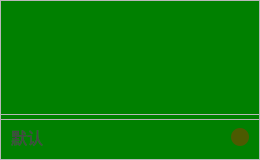
<?xml version="1.0" encoding="UTF-8"?>
<ui version="4.0">
 <class>container</class>
 <widget class="QWidget" name="container">
  <property name="geometry">
   <rect>
    <x>0</x>
    <y>0</y>
    <width>260</width>
    <height>160</height>
   </rect>
  </property>
  <property name="minimumSize">
   <size>
    <width>260</width>
    <height>160</height>
   </size>
  </property>
  <property name="maximumSize">
   <size>
    <width>260</width>
    <height>160</height>
   </size>
  </property>
  <property name="windowTitle">
   <string>Form</string>
  </property>
  <property name="styleSheet">
   <string notr="true">#container {
	border-radius: 12px;
	background-color: green;
}</string>
  </property>
  <layout class="QVBoxLayout" name="verticalLayout">
   <property name="spacing">
    <number>0</number>
   </property>
   <property name="leftMargin">
    <number>0</number>
   </property>
   <property name="topMargin">
    <number>0</number>
   </property>
   <property name="rightMargin">
    <number>0</number>
   </property>
   <property name="bottomMargin">
    <number>0</number>
   </property>
   <item>
    <widget class="QFrame" name="top">
     <property name="minimumSize">
      <size>
       <width>0</width>
       <height>120</height>
      </size>
     </property>
     <property name="maximumSize">
      <size>
       <width>16777215</width>
       <height>120</height>
      </size>
     </property>
     <property name="styleSheet">
      <string notr="true">#pick{
	background-color: transparent;
}</string>
     </property>
     <property name="frameShape">
      <enum>QFrame::StyledPanel</enum>
     </property>
     <property name="frameShadow">
      <enum>QFrame::Raised</enum>
     </property>
     <layout class="QHBoxLayout" name="horizontalLayout_2">
      <property name="spacing">
       <number>0</number>
      </property>
      <property name="leftMargin">
       <number>0</number>
      </property>
      <property name="topMargin">
       <number>0</number>
      </property>
      <property name="rightMargin">
       <number>0</number>
      </property>
      <property name="bottomMargin">
       <number>0</number>
      </property>
     </layout>
    </widget>
   </item>
   <item>
    <widget class="QFrame" name="bottom">
     <property name="styleSheet">
      <string notr="true">#name{
	font-size: 16px;
	color: #444;
}

#status{
	border-radius: 9px;
	background-color: rgba(255,0,0,0.3);
}</string>
     </property>
     <property name="frameShape">
      <enum>QFrame::StyledPanel</enum>
     </property>
     <property name="frameShadow">
      <enum>QFrame::Raised</enum>
     </property>
     <layout class="QHBoxLayout" name="horizontalLayout">
      <property name="spacing">
       <number>10</number>
      </property>
      <property name="leftMargin">
       <number>10</number>
      </property>
      <property name="topMargin">
       <number>10</number>
      </property>
      <property name="rightMargin">
       <number>10</number>
      </property>
      <property name="bottomMargin">
       <number>10</number>
      </property>
      <item>
       <widget class="QLabel" name="name">
        <property name="text">
         <string>默认</string>
        </property>
       </widget>
      </item>
      <item>
       <widget class="QPushButton" name="status">
        <property name="minimumSize">
         <size>
          <width>18</width>
          <height>18</height>
         </size>
        </property>
        <property name="maximumSize">
         <size>
          <width>18</width>
          <height>18</height>
         </size>
        </property>
        <property name="text">
         <string/>
        </property>
       </widget>
      </item>
     </layout>
    </widget>
   </item>
  </layout>
 </widget>
 <resources/>
 <connections/>
</ui>
